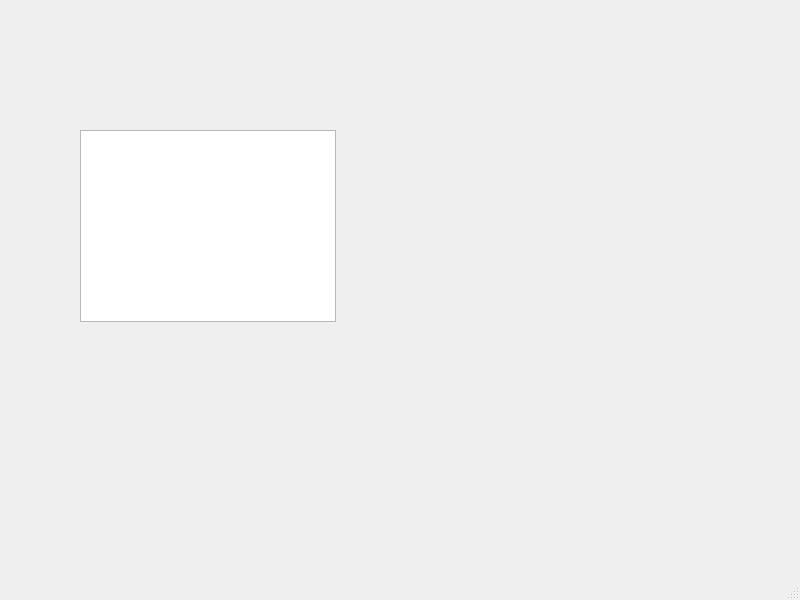
<?xml version="1.0" encoding="UTF-8"?>
<ui version="4.0">
 <class>MainWindow</class>
 <widget class="QMainWindow" name="MainWindow">
  <property name="geometry">
   <rect>
    <x>0</x>
    <y>0</y>
    <width>800</width>
    <height>600</height>
   </rect>
  </property>
  <property name="windowTitle">
   <string>MainWindow</string>
  </property>
  <widget class="QWidget" name="centralwidget">
   <widget class="QTableView" name="tableView">
    <property name="geometry">
     <rect>
      <x>80</x>
      <y>130</y>
      <width>256</width>
      <height>192</height>
     </rect>
    </property>
   </widget>
  </widget>
  <widget class="QMenuBar" name="menubar">
   <property name="geometry">
    <rect>
     <x>0</x>
     <y>0</y>
     <width>800</width>
     <height>26</height>
    </rect>
   </property>
  </widget>
  <widget class="QStatusBar" name="statusbar"/>
 </widget>
 <resources/>
 <connections/>
</ui>
